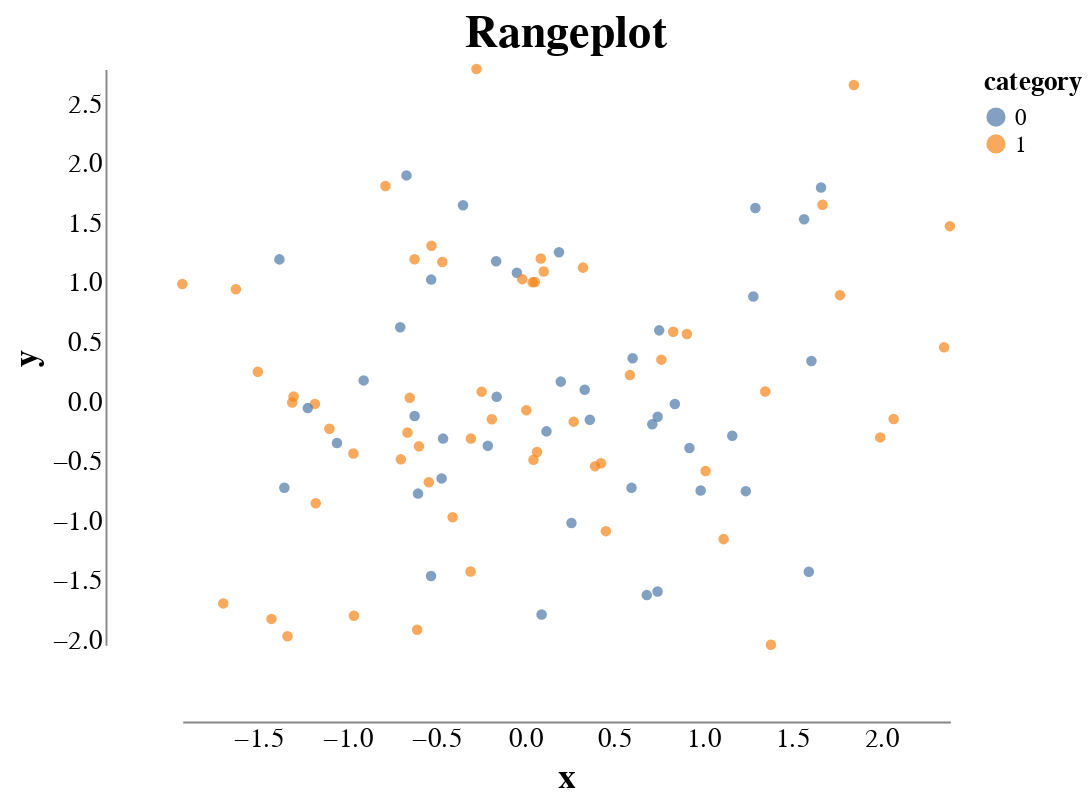

The cell this chart's notebook holds for it:
### Code cell
#| column: margin

min_max_scale = lambda df, col: Scale(domain=[df[col].min(), df[col].max()])

from altair import Chart, X, Y, Color, Scale, theme

Chart(df, title="Rangeplot").mark_point().encode(
    X('x', scale=min_max_scale(df, 'x')),
    Y('y', scale=min_max_scale(df, 'y')),
    color=Color('category:N'),
)

### Figure 1 — Vega-Lite specification as saved in the notebook (floating-point values rounded to 4 significant figures)
{"config": {"title": {"font": "Georgia", "fontSize": 24}, "background": null, "view": {"stroke": null, "height": 300, "width": 400}, "mark": {"filled": true}, "axis": {"labelFontSize": 14, "titleFontSize": 18, "offset": 40, "grid": false, "ticks": false, "labelFont": "Georgia", "titleFont": "Georgia"}, "legend": {"titleFont": "Georgia", "labelFont": "Georgia", "titleFontSize": 14, "labelFontSize": 12}, "scale": {"nice": false}}, "data": {"name": "data-bedf4164de5bfad1e732368410e299aa"}, "mark": {"type": "point"}, "encoding": {"color": {"field": "category", "type": "nominal"}, "x": {"field": "x", "scale": {"domain": [-1.928, 2.388]}, "type": "quantitative"}, "y": {"field": "y", "scale": {"domain": [-2.038, 2.794]}, "type": "quantitative"}}, "title": "Rangeplot", "$schema": "https://vega.github.io/schema/vega-lite/v5.20.1.json", "datasets": {"data-bedf4164de5bfad1e732368410e299aa": [{"x": -0.4701, "y": -0.6418, "category": 0}, {"x": -0.6619, "y": -0.257, "category": 1}, {"x": -1.504, "y": 0.2534, "category": 1}, {"x": 1.672, "y": 1.655, "category": 1}, {"x": -1.183, "y": -0.01635, "category": 1}, {"x": 0.3635, "y": -0.1491, "category": 0}, {"x": 0.0544, "y": 1.006, "category": 1}, {"x": -1.302, "y": 0.04511, "category": 1}, {"x": 1.014, "y": -0.5792, "category": 1}, {"x": 1.997, "y": -0.2975, "category": 1}, {"x": 0.8416, "y": -0.01721, "category": 0}, {"x": 1.595, "y": -1.426, "category": 0}, {"x": 0.1197, "y": -0.2472, "category": 0}, {"x": 0.09238, "y": -1.784, "category": 0}, {"x": -0.274, "y": 2.794, "category": 1}, {"x": 0.2601, "y": -1.017, "category": 0}, {"x": 1.848, "y": 2.661, "category": 1}, {"x": 0.7659, "y": 0.3549, "category": 1}, {"x": 1.294, "y": 1.628, "category": 0}, {"x": -1.31, "y": -0.004855, "category": 1}, {"x": 0.7451, "y": -0.1242, "category": 0}, {"x": 0.3251, "y": 1.127, "category": 1}, {"x": 2.388, "y": 1.475, "category": 1}, {"x": -0.1604, "y": 0.04344, "category": 0}, {"x": -0.9084, "y": 0.1807, "category": 0}, {"x": 0.7442, "y": -1.591, "category": 0}, {"x": -0.04674, "y": 1.084, "category": 0}, {"x": -0.7859, "y": 1.812, "category": 1}, {"x": -0.3051, "y": -0.3068, "category": 1}, {"x": -0.6995, "y": -0.482, "category": 1}, {"x": -1.058, "y": -0.344, "category": 0}, {"x": -0.5973, "y": -0.3729, "category": 1}, {"x": 1.568, "y": 1.533, "category": 0}, {"x": -1.427, "y": -1.821, "category": 1}, {"x": 0.5981, "y": -0.7213, "category": 0}, {"x": 0.4262, "y": -0.5151, "category": 1}, {"x": 0.8323, "y": 0.5897, "category": 1}, {"x": 0.6838, "y": -1.621, "category": 0}, {"x": 0.04166, "y": 1.004, "category": 1}, {"x": -1.928, "y": 0.9894, "category": 1}, {"x": -0.1634, "y": 1.181, "category": 0}, {"x": 0.2729, "y": -0.1655, "category": 1}, {"x": -1.382, "y": 1.197, "category": 0}, {"x": 2.072, "y": -0.1426, "category": 1}, {"x": -0.1877, "y": -0.1449, "category": 1}, {"x": -0.6025, "y": -0.7696, "category": 0}, {"x": -0.6074, "y": -1.912, "category": 1}, {"x": -0.6222, "y": 1.197, "category": 1}, {"x": -0.5294, "y": -1.461, "category": 0}, {"x": -0.4079, "y": -0.9684, "category": 1}, {"x": -0.01642, "y": 1.031, "category": 1}, {"x": 0.19, "y": 1.256, "category": 0}, {"x": -0.3071, "y": -1.423, "category": 1}, {"x": -1.223, "y": -0.0517, "category": 0}, {"x": -0.2448, "y": 0.08633, "category": 1}, {"x": 1.61, "y": 0.3441, "category": 0}, {"x": -0.963, "y": -1.794, "category": 1}, {"x": -1.101, "y": -0.2256, "category": 1}, {"x": 1.382, "y": -2.038, "category": 1}, {"x": 0.393, "y": -0.539, "category": 1}, {"x": 0.04653, "y": -0.4861, "category": 1}, {"x": 0.9237, "y": -0.3868, "category": 0}, {"x": 0.6043, "y": 0.3667, "category": 0}, {"x": 0.2, "y": 0.1705, "category": 0}, {"x": 0.7148, "y": -0.187, "category": 0}, {"x": -0.4617, "y": -0.3078, "category": 0}, {"x": 0.1042, "y": 1.094, "category": 1}, {"x": -0.9661, "y": -0.4336, "category": 1}, {"x": 0.3346, "y": 0.1024, "category": 0}, {"x": -0.3496, "y": 1.651, "category": 0}, {"x": 1.664, "y": 1.8, "category": 0}, {"x": 0.454, "y": -1.085, "category": 1}, {"x": -1.178, "y": -0.8503, "category": 1}, {"x": 1.241, "y": -0.7489, "category": 0}, {"x": 0.06645, "y": -0.4197, "category": 1}, {"x": 0.7535, "y": 0.6007, "category": 0}, {"x": 1.165, "y": -0.2841, "category": 0}, {"x": -0.5419, "y": -0.6749, "category": 1}, {"x": 0.5891, "y": 0.2253, "category": 1}, {"x": -0.5269, "y": 1.312, "category": 1}, {"x": 1.77, "y": 0.8963, "category": 1}, {"x": 0.9869, "y": -0.7441, "category": 0}, {"x": -0.5286, "y": 1.027, "category": 0}, {"x": -0.7029, "y": 0.627, "category": 0}, {"x": 2.356, "y": 0.458, "category": 1}, {"x": -1.698, "y": -1.691, "category": 1}, {"x": -1.337, "y": -1.967, "category": 1}, {"x": 1.283, "y": 0.8843, "category": 0}, {"x": -0.2102, "y": -0.3682, "category": 0}, {"x": -1.627, "y": 0.9451, "category": 1}, {"x": 0.00644, "y": -0.06954, "category": 1}, {"x": 1.35, "y": 0.08682, "category": 1}, {"x": 0.9094, "y": 0.5703, "category": 1}, {"x": -0.6217, "y": -0.1175, "category": 0}, {"x": -0.4659, "y": 1.174, "category": 1}, {"x": -0.6674, "y": 1.901, "category": 0}, {"x": 1.116, "y": -1.152, "category": 1}, {"x": -0.6492, "y": 0.03411, "category": 1}, {"x": 0.08786, "y": 1.203, "category": 1}, {"x": -1.354, "y": -0.7209, "category": 0}]}}
